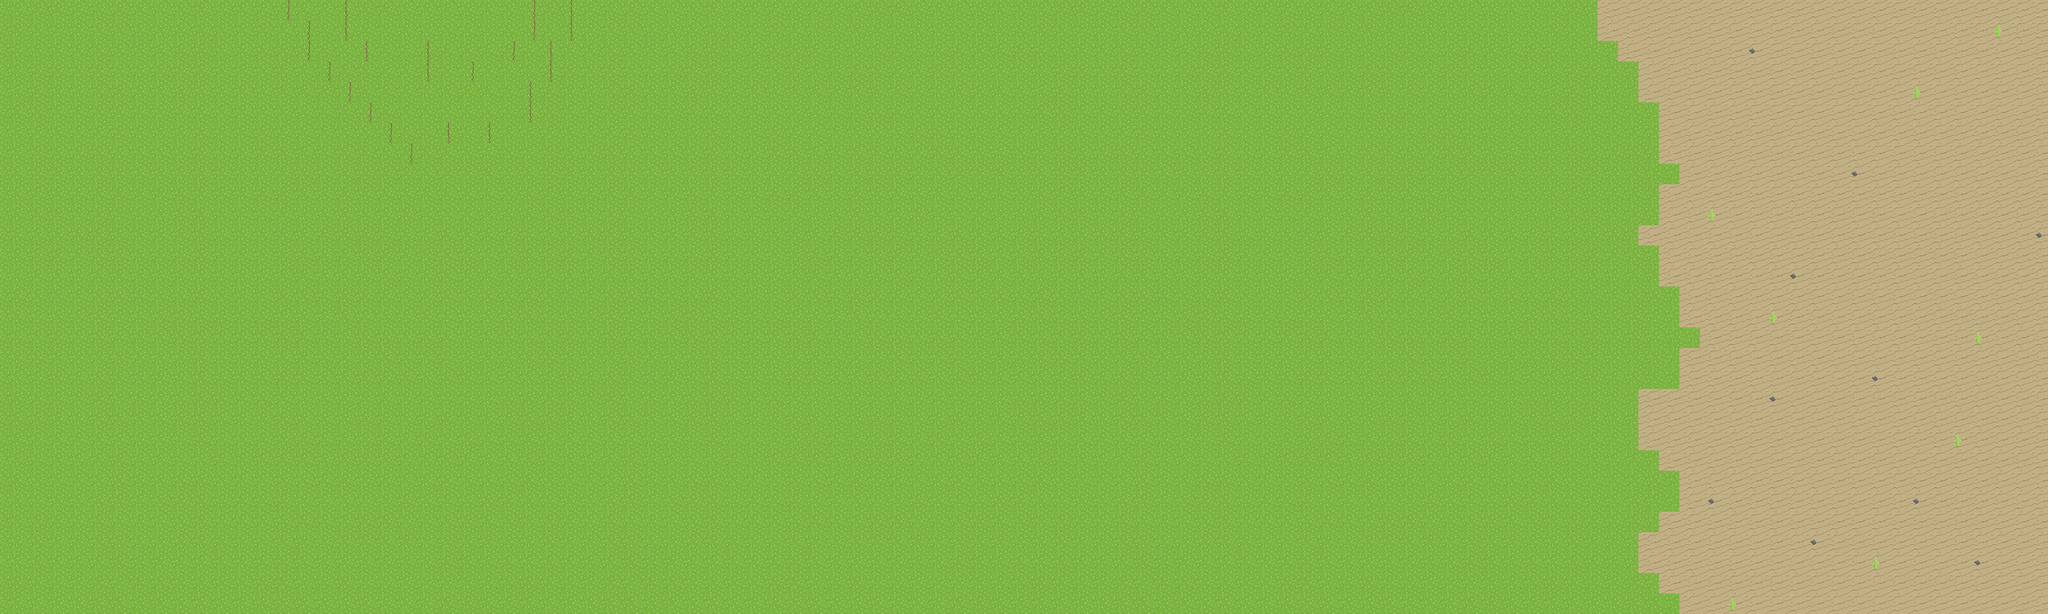

Tiled map render using the project's own tile images. Description and the map definition, with tile-layer contents summarised, below:
An orthogonal 100x30 tile map with 32x32 px tiles, 2 tile layers (Tile Layer 1, Decorations), 2 tilesets and 56 objects.

<map version="1.0" orientation="orthogonal" renderorder="right-down" width="100" height="30" tilewidth="32" tileheight="32" nextobjectid="201">
 <tileset firstgid="1" name="block" tilewidth="32" tileheight="32" tilecount="1" columns="1">
  <image source="block.png" width="32" height="32" />
 </tileset>
 <tileset firstgid="2" name="tileset" tilewidth="32" tileheight="32" tilecount="100" columns="10">
  <image source="tileset.png" width="320" height="320" />
 </tileset>
 <layer name="Tile Layer 1" width="100" height="30">
  <data>[3000 cells, 3000 non-empty, 2 distinct tile ids]</data>
 </layer>
 <objectgroup name="Tree" visible="0">
  <object id="142" gid="4" x="0" y="32" width="32" height="32" />
  <object id="143" gid="4" x="0" y="480" width="32" height="32" />
  <object id="144" gid="4" x="0" y="448" width="32" height="32" />
  <object id="145" gid="4" x="32" y="480" width="32" height="32" />
  <object id="146" gid="4" x="64" y="480" width="32" height="32" />
  <object id="147" gid="4" x="64" y="448" width="32" height="32" />
  <object id="148" gid="4" x="192" y="320" width="32" height="32" />
  <object id="149" gid="4" x="160" y="160" width="32" height="32" />
 </objectgroup>
 <objectgroup name="Water">
  <object id="153" gid="12" x="480" y="32" width="32" height="32" />
  <object id="154" gid="12" x="448" y="32" width="32" height="32" />
  <object id="155" gid="12" x="480" y="64" width="32" height="32" />
  <object id="156" gid="12" x="480" y="96" width="32" height="32" />
  <object id="157" gid="12" x="512" y="128" width="32" height="32" />
  <object id="158" gid="12" x="512" y="96" width="32" height="32" />
  <object id="159" gid="12" x="544" y="128" width="32" height="32" />
  <object id="160" gid="12" x="576" y="160" width="32" height="32" />
  <object id="161" gid="12" x="608" y="128" width="32" height="32" />
  <object id="162" gid="12" x="608" y="160" width="32" height="32" />
  <object id="163" gid="12" x="608" y="192" width="32" height="32" />
  <object id="164" gid="12" x="576" y="192" width="32" height="32" />
  <object id="165" gid="12" x="544" y="160" width="32" height="32" />
  <object id="166" gid="12" x="608" y="224" width="32" height="32" />
  <object id="167" gid="12" x="640" y="256" width="32" height="32" />
  <object id="168" gid="12" x="672" y="224" width="32" height="32" />
  <object id="169" gid="12" x="704" y="192" width="32" height="32" />
  <object id="170" gid="12" x="736" y="224" width="32" height="32" />
  <object id="171" gid="12" x="640" y="224" width="32" height="32" />
  <object id="172" gid="12" x="672" y="192" width="32" height="32" />
  <object id="173" gid="12" x="736" y="192" width="32" height="32" />
  <object id="174" gid="12" x="800" y="192" width="32" height="32" />
  <object id="175" gid="12" x="768" y="192" width="32" height="32" />
  <object id="176" gid="12" x="800" y="160" width="32" height="32" />
  <object id="177" gid="12" x="832" y="128" width="32" height="32" />
  <object id="178" gid="12" x="832" y="96" width="32" height="32" />
  <object id="179" gid="12" x="864" y="64" width="32" height="32" />
  <object id="180" gid="12" x="864" y="32" width="32" height="32" />
  <object id="181" gid="12" x="832" y="64" width="32" height="32" />
  <object id="182" gid="12" x="832" y="32" width="32" height="32" />
  <object id="183" gid="12" x="800" y="96" width="32" height="32" />
  <object id="184" gid="12" x="800" y="128" width="32" height="32" />
  <object id="185" gid="12" x="768" y="160" width="32" height="32" />
  <object id="186" gid="12" x="768" y="160" width="32" height="32" />
  <object id="187" gid="12" x="736" y="160" width="32" height="32" />
  <object id="188" gid="12" x="768" y="128" width="32" height="32" />
  <object id="189" gid="12" x="736" y="128" width="32" height="32" />
  <object id="190" gid="12" x="704" y="160" width="32" height="32" />
  <object id="191" gid="12" x="672" y="160" width="32" height="32" />
  <object id="192" gid="12" x="640" y="160" width="32" height="32" />
  <object id="193" gid="12" x="640" y="192" width="32" height="32" />
  <object id="194" gid="12" x="640" y="128" width="32" height="32" />
  <object id="195" gid="12" x="544" y="128" width="32" height="32" />
  <object id="196" gid="12" x="544" y="96" width="32" height="32" />
  <object id="197" gid="12" x="512" y="64" width="32" height="32" />
  <object id="198" gid="12" x="576" y="128" width="32" height="32" />
  <object id="199" gid="12" x="512" y="32" width="32" height="32" />
  <object id="200" gid="12" x="640" y="96" width="32" height="32" />
 </objectgroup>
 <layer name="Decorations" width="100" height="30">
  <data>[3000 cells, 43 non-empty, 4 distinct tile ids]</data>
 </layer>
</map>